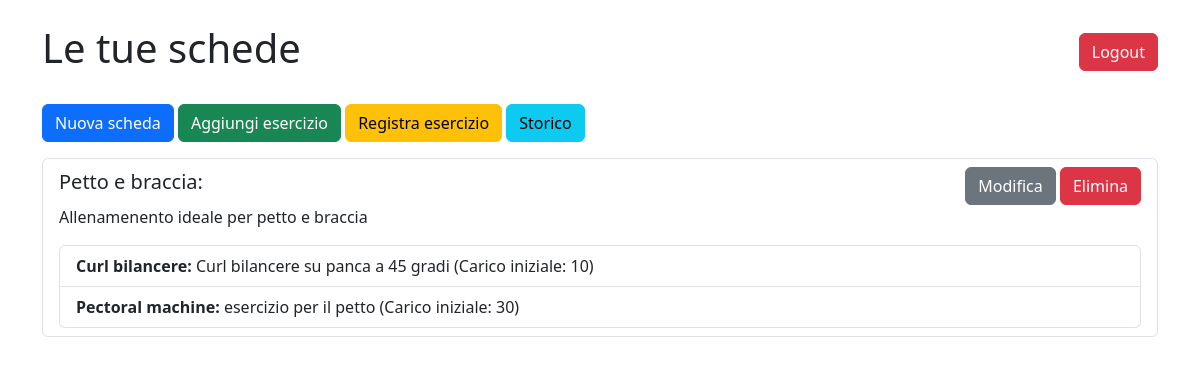
/views/dashboard.php (signed in), run on the app's committed database.
### tables this page shows
CREATE TABLE `scheda` (
  `id_scheda` int(11) NOT NULL,
  `id_utente` int(11) NOT NULL,
  `titolo` text NOT NULL,
  `descrizione` text NOT NULL
);

CREATE TABLE `carico` (
  `id_carico` int(11) NOT NULL,
  `id_scheda` int(11) NOT NULL,
  `id_esercizio` int(11) NOT NULL,
  `carico_iniziale` float NOT NULL
);

CREATE TABLE `esercizo` (
  `id_esercizio` int(11) NOT NULL,
  `nome` text NOT NULL,
  `descrizione` text NOT NULL,
  `serie_predefinite` int(11) NOT NULL,
  `ripetizioni_predefinite` int(11) NOT NULL,
  `id_tipo` int(11) NOT NULL,
  `id_descrizionee` int(11) NOT NULL
);

### views/dashboard.php (the view, shortened to what this page needs)
<?php
include '../config/db.php';
$userId = $_SESSION['user_id'];
try {
    $stmt = $conn->prepare("SELECT * FROM scheda WHERE id_utente = :userId");
    $stmt->execute([':userId' => $userId]);
    $schede = $stmt->fetchAll(PDO::FETCH_ASSOC);
} catch (PDOException $e) {
    die("Error preparing statement: " . $e->getMessage());
}
?>
<!DOCTYPE html>
<html lang="en">
<head>
    <link href="https://cdn.jsdelivr.net/npm/bootstrap@5.3.0/dist/css/bootstrap.min.css" rel="stylesheet">
</head>
<body class="container py-4">
<div class="d-flex justify-content-between align-items-center mb-4">
    <h1>Le tue schede</h1>
    <a href="logout.php" class="btn btn-danger">Logout</a>
</div>
<div class="mb-3">
    <a href="add_scheda.php" class="btn btn-primary">Nuova scheda</a>
    <a href="add_exercise.php" class="btn btn-success">Aggiungi esercizio</a>
    <a href="log_exercise.php" class="btn btn-warning">Registra esercizio</a>
    <a href="exercise_history.php" class="btn btn-info">Storico</a>
</div>
<ul class="list-group">
    <?php foreach ($schede as $scheda): ?>
        <li class="list-group-item">
            <div class="d-flex justify-content-between align-items-center">
                <h5><?= htmlspecialchars($scheda['titolo']) ?>:</h5>
                <div>
                    <a href="modify_scheda.php?id=<?= htmlspecialchars($scheda['id_scheda']) ?>" class="btn btn-secondary">Modifica</a>
                    <a href="../handlers/deleteSchedaHandler.php?id=<?= htmlspecialchars($scheda['id_scheda']) ?>" class="btn btn-danger" onclick="return confirm('Sei sicuro di voler eliminare questa scheda?')">Elimina</a>
                </div>
            </div>
            <p><?= htmlspecialchars($scheda['descrizione']) ?></p>
            <ul class="list-group mt-2">
                <?php
                try {
                    $stmtExercises = $conn->prepare(
                        "SELECT e.nome, e.descrizione, c.carico_iniziale
                         FROM carico c
                         JOIN esercizo e ON c.id_esercizio = e.id_esercizio
                         WHERE c.id_scheda = :schedaId"
                    );
                    $stmtExercises->execute([':schedaId' => $scheda['id_scheda']]);
                    $exercises = $stmtExercises->fetchAll(PDO::FETCH_ASSOC);
                } catch (PDOException $e) {
                    die("Error fetching exercises: " . $e->getMessage());
                }
                ?>
                <?php foreach ($exercises as $exercise): ?>
                    <li class="list-group-item">
                        <strong><?= htmlspecialchars($exercise['nome']) ?>:</strong> <?= htmlspecialchars($exercise['descrizione']) ?> (Carico iniziale: <?= htmlspecialchars($exercise['carico_iniziale']) ?>)
                    </li>
                <?php endforeach; ?>
            </ul>
        </li>
    <?php endforeach; ?>
</ul>
</body>
</html>

### data on the page
scheda: titolo "Petto e braccia", descrizione "Allenamenento ideale per petto e braccia"
carico: id_esercizio.nome "Curl bilancere", id_esercizio.descrizione "Curl bilancere su panca a 45 gradi", carico_iniziale "10"
carico: id_esercizio.nome "Pectoral machine", id_esercizio.descrizione "esercizio per il petto", carico_iniziale "30"
